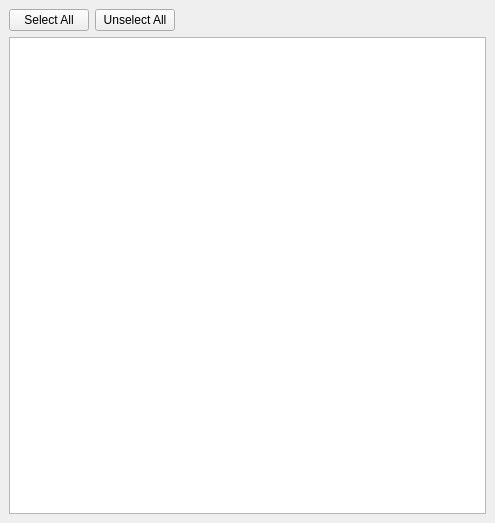
<?xml version="1.0" encoding="UTF-8"?>
<ui version="4.0">
 <class>explorerDock</class>
 <widget class="QDockWidget" name="explorerDock">
  <property name="geometry">
   <rect>
    <x>0</x>
    <y>0</y>
    <width>495</width>
    <height>523</height>
   </rect>
  </property>
  <property name="windowTitle">
   <string>DockWidget</string>
  </property>
  <widget class="QWidget" name="dockWidgetContents">
   <layout class="QVBoxLayout" name="verticalLayout">
    <item>
     <layout class="QHBoxLayout" name="horizontalLayout">
      <item>
       <widget class="QPushButton" name="selectAllButton">
        <property name="text">
         <string>Select All</string>
        </property>
       </widget>
      </item>
      <item>
       <widget class="QPushButton" name="unselectAllButton">
        <property name="text">
         <string>Unselect All</string>
        </property>
       </widget>
      </item>
      <item>
       <spacer name="horizontalSpacer">
        <property name="orientation">
         <enum>Qt::Orientation::Horizontal</enum>
        </property>
        <property name="sizeHint" stdset="0">
         <size>
          <width>40</width>
          <height>20</height>
         </size>
        </property>
       </spacer>
      </item>
     </layout>
    </item>
    <item>
     <widget class="QTreeView" name="treeView"/>
    </item>
   </layout>
  </widget>
 </widget>
 <resources/>
 <connections/>
</ui>
